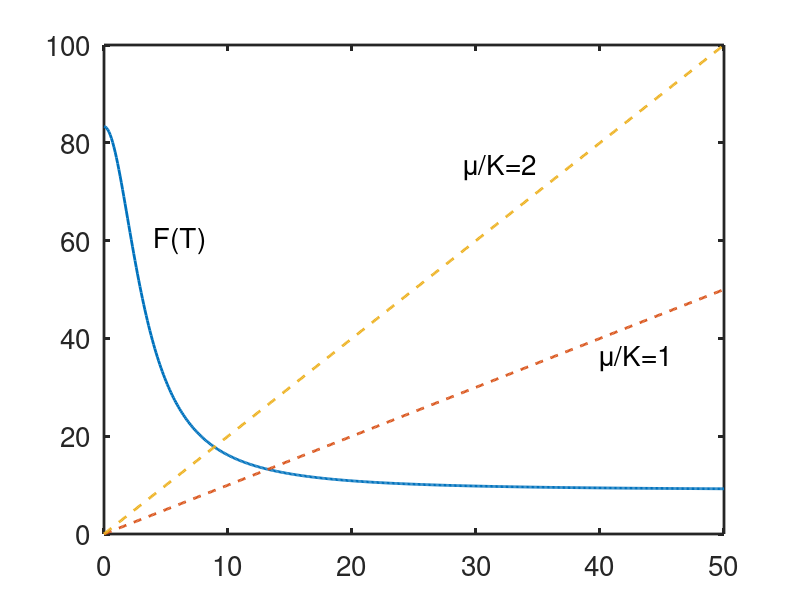

This chart was generated by the following MATLAB code:
% trp operon

set(0,                           ...
   'defaultaxesfontsize', 20,   ...
   'defaultaxeslinewidth', 2.0, ...
 'defaultlinelinewidth', 2.0);

krat=500;
konrat=5;
krrat=50;
ktrat=100;
mbyk1=1;
mbk2=2;

T=[0:.1:50];
R = T.^2./(ktrat+T.^2);

F = krat./(1+konrat+krrat*R);
 
figure(1)
plot(T,F,T,mbyk1*T,'--',T,mbk2*T,'--')

text(4,60,'F(T)','fontsize',20)
text(29,75,'\mu/K=2','fontsize',20)
text(40,36,'\mu/K=1','fontsize',20)


